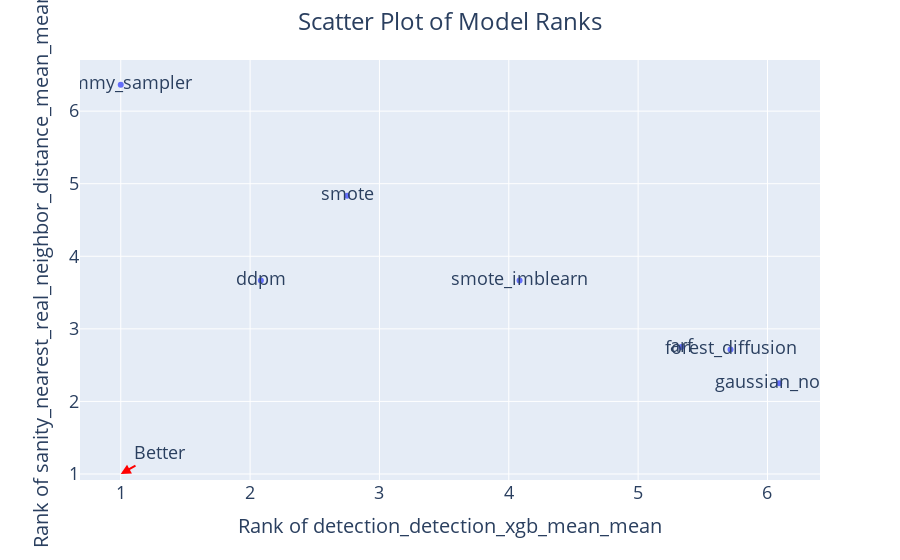

The cell this chart's notebook holds for it:
### Code cell
plot_two_scores(score_1 = "detection_detection_xgb_mean_mean", score_2 = "sanity_nearest_real_neighbor_distance_mean_mean"
)

### Figure 1 — Plotly figure (JSON) as saved in the notebook; plotly's stock layout.template omitted (floating-point values rounded to 4 significant figures)
{"data": [{"hovertemplate": "rank_detection_detection_xgb_mean_mean=%{x}<br>rank_sanity_nearest_real_neighbor_distance_mean_mean=%{y}<br>model_name=%{text}<extra></extra>", "legendgroup": "", "marker": {"color": "#636efa", "symbol": "circle"}, "mode": "markers+text", "name": "", "orientation": "v", "showlegend": false, "text": ["arf", "ddpm", "dummy_sampler", "forest_diffusion", "gaussian_noise", "smote", "smote_imblearn"], "type": "scatter", "x": [5.333, 2.083, 1, 5.714, 6.091, 2.75, 4.083], "xaxis": "x", "y": [2.75, 3.667, 6.364, 2.714, 2.25, 4.833, 3.667], "yaxis": "y"}], "layout": {"annotations": [{"arrowcolor": "red", "arrowhead": 2, "arrowsize": 1, "arrowwidth": 2, "ax": 1.3, "axref": "x", "ay": 1.3, "ayref": "y", "showarrow": true, "text": "Better", "x": 1, "xref": "x", "y": 1, "yref": "y"}], "font": {"size": 18}, "legend": {"tracegroupgap": 0}, "margin": {"t": 60}, "title": {"font": {"size": 24}, "text": "Scatter Plot of Model Ranks", "x": 0.5, "xanchor": "center"}, "xaxis": {"anchor": "y", "domain": [0, 1], "title": {"font": {"size": 20}, "text": "Rank of detection_detection_xgb_mean_mean"}}, "yaxis": {"anchor": "x", "domain": [0, 1], "title": {"font": {"size": 20}, "text": "Rank of sanity_nearest_real_neighbor_distance_mean_mean"}}}}
